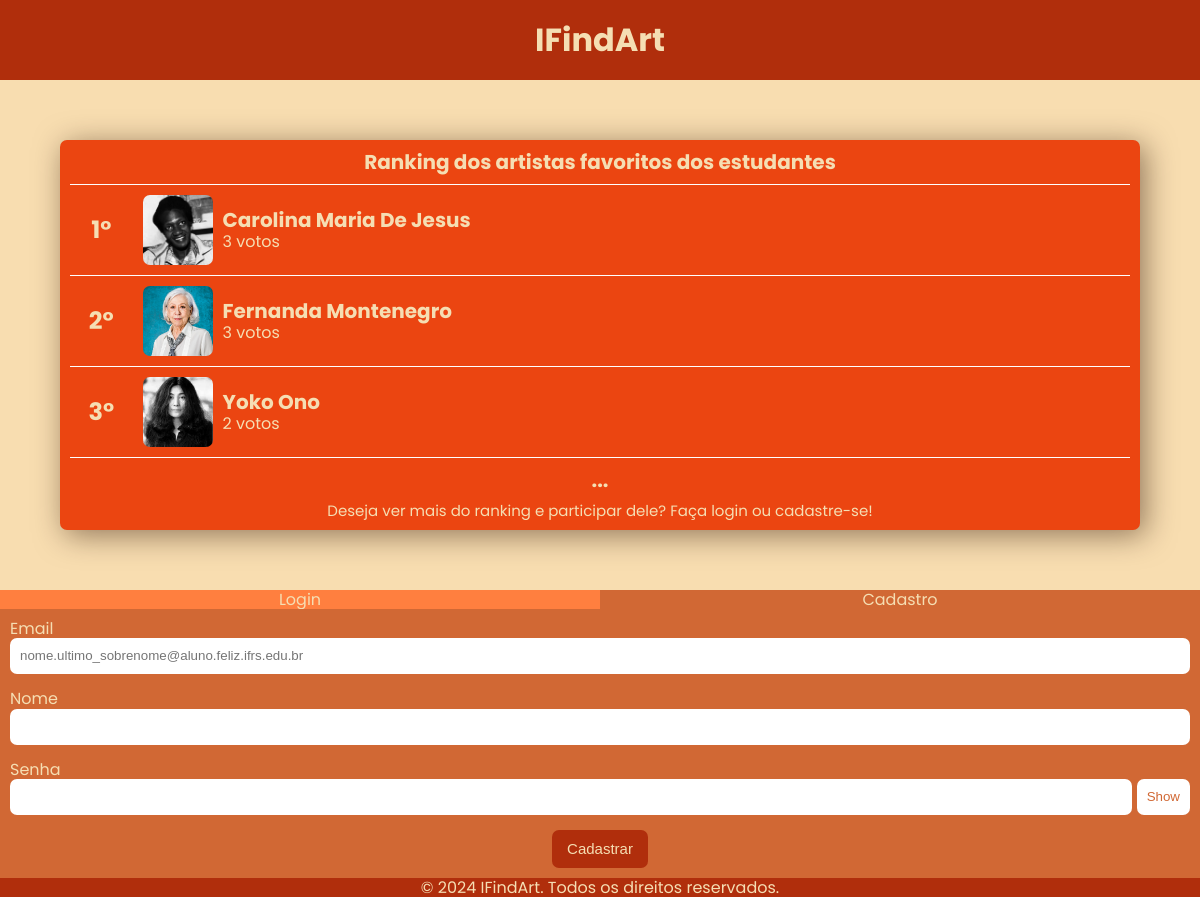
Screenshot of /?mode=cadastro with the database file from the repository.
### tables this page shows
CREATE TABLE `item` (
  `idItem` int(11) NOT NULL,
  `titulo` varchar(255) NOT NULL,
  `imagem` varchar(255) NOT NULL
);

### src/MySQL.php (called while the page is built, shortened)
<?php
class MySQL {
    private $connection;
    public function __construct() {
        $this->connection = new \mysqli(HOST, USUARIO, SENHA, BANCO);
        $this->connection->set_charset("utf8");
    }
    public function consulta($sql) {
        $result = $this->connection->query($sql);
        $data = [];
        while ($row = $result->fetch_assoc()) {
            $data[] = $row;
        }
        return $data;
    }
}
?>

### src/Item.php (called while the page is built, shortened)
<?php
require_once __DIR__ . "/MySQL.php";
class Item implements ActiveRecord {
    public static function getTop3Items(): array {
        $db = new MySQL();
        $sql = "
            SELECT i.idItem, i.titulo, i.imagem, COUNT(v.idVoto) AS totalVotos
            FROM item i
            LEFT JOIN voto v ON i.idItem = v.idItem AND v.isLike = 1
            GROUP BY i.idItem
            ORDER BY totalVotos DESC
            LIMIT 3
        ";
        return $db->consulta($sql);
    }
}

### index.php (the view, shortened to what this page needs)
<?php
$mode = isset($_GET['mode']) ? $_GET['mode'] : 'login';
?>
<!DOCTYPE html>
<html lang="pt-br">
<head>
    <link rel="stylesheet" href="style.css">
</head>
<body>
    <div class="container">
        <?php include 'HeaderFooter/header.php'; ?>
        <div class="main">
            <div class="metade">
                <div class="preView">
                    <h2>Ranking dos artistas favoritos dos estudantes</h2>
                    <div class="itens">
                        <?php
                        $topItems = Item::getTop3Items();
                        if (!empty($topItems)) {
                            $posicao = 0;
                            foreach ($topItems as $item) {
                                $posicao++;
                                echo "
                                <div class='item' " . ($posicao === 1 ? "style='border-top: 1px solid rgb(255, 255, 255);'" : "") . ">
                                    <div class='posicao'>
                                        <h1>{$posicao}°</h1>
                                    </div>
                                    <div class='informacoes'>
                                        <div class='boxFoto'>
                                            <img class='fotoItem' src='images/" . htmlspecialchars($item['imagem']) . "' alt='Imagem do Item'>
                                        </div>
                                        <div class='nomeVotos'>
                                            <h3>" . htmlspecialchars($item['titulo']) . "</h3>
                                            <p>" . (int)$item['totalVotos'] . " votos</p>
                                        </div>
                                    </div>
                                </div>";
                            }
                        } else {
                            echo "<p>Nenhum item foi votado ainda.</p>";
                        }
                        ?>
                    </div>
                    <div class="textoPV"><h1>...</h1></div>
                    <div class="textoPV"><p>Deseja ver mais do ranking e participar dele? Faça login ou cadastre-se!</p></div>
                </div>
            </div>
            <div class="metade">
                <div class="LC" >
                    <div class="itemLC" <?php if ($mode === 'login'){ echo ' style="background-color:#d16834;"  ';} ?>><a href="?mode=login" >Login</a></div>
                    <div class="itemLC" <?php if ($mode === 'cadastro'){ echo ' style="background-color:#d16834;"  ';} ?>><a href="?mode=cadastro">Cadastro</a></div>
                </div>
                <div class="LouC">
                    <?php if ($mode === 'login'): ?>
                        <form method="POST" action="">
                            <input type="hidden" name="mode" value="login">
                            <div class="nomeCampo">
                                <label for="login">Email ou Nome</label>
                                <input type="text" id="login" name="login" required>
                            </div>
                            <div class="nomeCampo">
                                <label for="password">Senha</label>
                                <div class="senha">
                                    <input type="password" id="password" name="password" required>
                                    <button type="button" onclick="togglePassword()" class="showHide">Show</button>
                                </div>
                            </div>
                            <button type="submit" class="logar">Entrar</button>
                        </form>
                    <?php else: ?>
                        <form method="POST" action="">
                            <div class="nomeCampo">
                                <label for="email">Email</label>
                                <input type="email" id="email" name="email" placeholder="nome.ultimo_sobrenome@aluno.feliz.ifrs.edu.br" required>
                            </div>
                            <div class="nomeCampo">
                                <label for="nome">Nome</label>
                                <input type="text" id="nome" name="nome" required>
                            </div>
                            <div class="nomeCampo">
                                <label  for="password">Senha</label>
                                <div class="senha">
                                    <input type="password" id="password" name="password" required>
                                    <button type="button" onclick="togglePassword()" class="showHide">Show</button>
                                </div>
                            </div>
                            <button type="submit" class="logar">Cadastrar</button>
                        </form>
                    <?php endif; ?>
                </div>
            </div>
        </div>
        <?php include 'HeaderFooter/footer.php'; ?>
    </div>
</body>
</html>

### style.css (style rules this page uses)
* { margin: 0; padding: 0; box-sizing: border-box; line-height: 1.2; }
.container { width: 100vw; min-height: 100vh; display: flex; flex-direction: column; font-family: 'Poppins', sans-serif; color: wheat; text-align: center; }
.main, .metade, .LouC, .preView, form, .informacoes, .tituloPV, .itemLC, .item, .posicao, .boxFoto, header, footer, .opcoes, .boxCadastroItem, .tituloAdmin { display: flex; align-items: center; justify-content: center; }
.main, .metade, .LouC, .preView, form, .boxCadastroItem { flex-direction: column; }
.main { flex: 10; background-color: #f8ddb0; }
a { text-decoration: none; color: inherit; }
h2 { font-size: 20px; }
.metade { width: 100vw; flex:1; }
.preView { width: 90%; height: 20%; box-shadow: 5px 5px 30px rgba(42, 15, 3, 0.5); background-color: #EB4511; border-radius: 7px; margin: 5%; }
.textoPV { font-size: 10px; }
.textoPV p { font-size: 15px; }
.LouC, .preView { gap: 10px; padding: 10px; }
.itens { width: 100%; }
.item { border-bottom: 1px solid rgb(255, 255, 255); width: 100%; height: 33,3%; display: flex; padding: 10px 5px; }
.LC { width: 100vw; display: flex; flex: 1; height: 20vh; }
.itemLC { width: 50%; background-color: #ff7f3f; }
input[type="text"], input[type="email"], input[type="password"] { width: 100%; padding: 10px; border-radius: 7px; border: none; }
.senha { display: flex; width: 100%; gap: 5px; }
.showHide { flex: 1; border-radius: 7px; border: none; background-color: rgb(255, 255, 255); color: #d16834; padding: 10px; }
.LouC { width: 100vw; flex: 4; background-color: #d16834; text-align: left; }
.fotoItem { width: 100%; height: 100%; object-fit: cover; display: block; }
.posicao { width: 5%; height: 100%; font-size: 12px; margin-right: 15px; }
.informacoes { flex: 1; justify-content: flex-start; }
.boxFoto { height: 70px; aspect-ratio: 1 / 1; overflow: hidden; border-radius: 10%; flex-shrink: 0; margin-right: 10px; }
.nomeVotos { height: 100%; width: 50%; text-align: left; }
.nomeVotos h3 { font-size: 20px; }
button { border: none; border-radius: 7px; }
.logar { padding: 10px 15px; font-size: 15px; background-color: #B02E0C; color: wheat; }
form { width: 100%; }
.nomeCampo { width: 100%; margin-bottom: 15px; }

### rows the page displays
item: imagem (picture), titulo "Carolina Maria De Jesus", totalVotos "3"
item: imagem (picture), titulo "Fernanda Montenegro", totalVotos "3"
item: imagem (picture), titulo "Yoko Ono", totalVotos "2"
